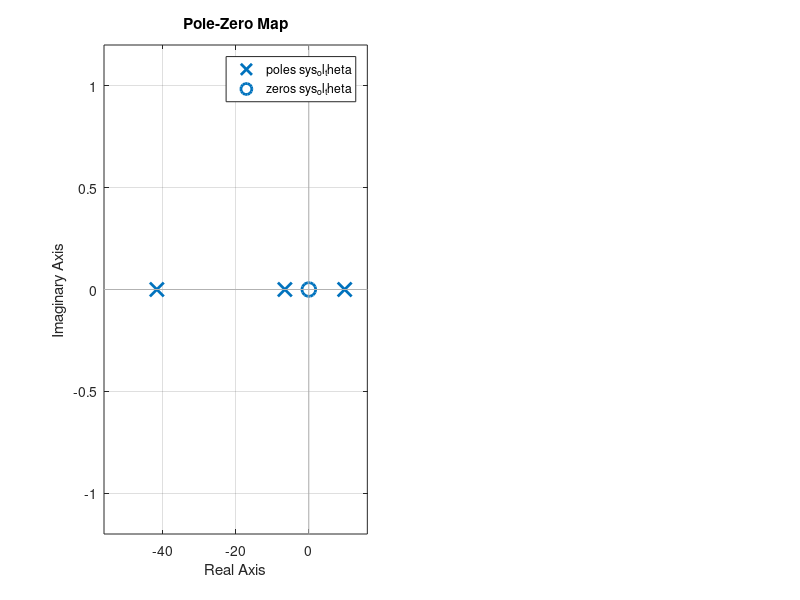

Recreate this plot in MATLAB. (Note: this script raises an error after producing the figure.)
%% ========================================================================
%  THIẾT KẾ LQR 4 TRẠNG THÁI - ĐẦU VÀO ĐIỆN ÁP Va (1 PHẦN TỬ)
%  Đánh giá: Tính ổn định, Cực - Không (Pole-Zero), Biểu đồ Bode & Đáp ứng
%  Động cơ: JGA25-370-21.3K (12V - 280 RPM)
% =========================================================================
clear; clc; close all;

%% 1. KHAI BÁO THÔNG SỐ VẬT LÝ CỦA XE & ĐỘNG CƠ (Đơn vị SI: kg, m, s)
M = 0.670;          % Khối lượng phần thân xe (kg) - Gồm: Khung xe + Hai động cơ (Ko tính 2 bánh) (Nếu thêm 1 tầng nữa thì 710g)
m = 0.05;           % Khối lượng 1 bánh xe (kg)
r = 0.0325;         % Bán kính bánh xe (m) (đường kính 65mm -> r = 0.0325m)
L = 0.145;          % Tổng chiều cao thân xe (m)     (2 tầng + 3 khung = 14.5cm, 3 tầng + 4 khung = 18.68cm)  
a = 0.10;           % Bề dày thân xe theo phương tiến/lùi (m)
l = L / 2;          % Khoảng cách từ trục bánh xe O đến trọng tâm P (m)
g = 9.80665;        % Gia tốc trọng trường (m/s^2)

% Thông số động cơ JGA25-370-21.3K (Quy đổi tại trục bánh xe)
Mc = 0.0392266;     % Mô-men tải định mức
La = 0.0005;        % Cuộn cảm của động cơ
Ra = 7.73798;       % Điện trở của động cơ
Jeq= 0.0005;        
Km_phi = 0.1089611; % Hằng số mô-men xoắn của động cơ
Ke_phi = 0.4092556; % Hằng số sức điện động
V_supply = 12.0;    % Điện áp nguồn cấp tối đa (V)

%% 2. TÍNH MÔ-MEN QUÁN TÍNH & HỆ SỐ ĐỘNG LỰC HỌC GỐC (Phương trình 19)
I   = 0.5 * m * r^2;                 % Mô-men quán tính 1 bánh xe (kg.m^2)
J_P = (1/12) * M * (L^2 + a^2);      % Mô-men quán tính thân xe quanh trọng tâm P (kg.m^2)

% Mẫu số chung tương đương Q_eq
Q_eq = J_P * M + (J_P + M * l^2) * (2 * m + (2 * I) / (r^2));

% Các phần tử cơ học gốc khi đầu vào là tổng mô-men (T_L + T_R)
A23 = -(M^2 * l^2 * g) / Q_eq;
A43 =  (M * l * g * (M + 2 * m + (2 * I) / (r^2))) / Q_eq;

B21_torque =  (J_P + M * l^2 + M * l * r) / (Q_eq * r);
B41_torque = -((M * l) / r + M + 2 * m + (2 * I) / (r^2)) / Q_eq;

%% 3. XÂY DỰNG MA TRẬN A (4x4) VÀ B (4x1) VỚI ĐẦU VÀO LÀ ĐIỆN ÁP Va (Volt)
% Phương trình động cơ cho 2 bánh cùng nhận điện áp Va:
% T_L + T_R = (2*Km_phi/Ra)*Va - (2*Km_phi*Ke_phi/(Ra*r))*x_dot
k_u = (2 * Km_phi) / Ra;                % Hệ số chuyển đổi Điện áp Va -> Tổng mô-men
k_v = (2 * Km_phi * Ke_phi) / (Ra * r); % Hệ số cản nhớt điện từ theo x_dot

A22 = -B21_torque * k_v;
A42 = -B41_torque * k_v;

B21 =  B21_torque * k_u;
B41 =  B41_torque * k_u;

% Vector trạng thái (4x1): x = [x; x_dot; theta_P; theta_P_dot]
% Vector đầu vào (1x1):    u = Va (Volt)
A = [0,   1,   0, 0;
     0, A22, A23, 0;
     0,   0,   0, 1;
     0, A42, A43, 0];

B = [  0;
     B21;
       0;
     B41];

% Ma trận đầu ra C (Chọn 2 đầu ra chính để phân tích Cực-Không & Bode: Vị trí x và Góc nghiêng theta_P)
C_full  = eye(4);
D_full  = zeros(4, 1);
C_theta = [0, 0, 1, 0]; % Đầu ra là góc nghiêng theta_P (rad)
C_pos   = [1, 0, 0, 0]; % Đầu ra là vị trí x (m)

fprintf('================ 1. MA TRAN KHONG GIAN TRANG THAI ================\n');
disp('Ma tran A (4x4):'); disp(A);
disp('Ma tran B (4x1):'); disp(B);

%% 4. ĐÁNH GIÁ TÍNH ỔN ĐỊNH HỆ HỞ, ĐIỀU KHIỂN ĐƯỢC & QUAN SÁT ĐƯỢC
fprintf('================ 2. DANH GIA HE THONG HO (OPEN-LOOP) ================\n');
poles_ol = eig(A);
fprintf('Toa do cac Diem cuc he ho (Open-Loop Poles = eig(A)):\n');
disp(poles_ol);

if any(real(poles_ol) > 0)
    fprintf('=> [ĐÁNH GIÁ HỆ HỞ]: KHÔNG ỔN ĐỊNH (Unstable) do có cực dương s = +%.4f\n', max(real(poles_ol)));
else
    fprintf('=> [ĐÁNH GIÁ HỆ HỞ]: Ổn định.\n');
end

% Kiểm tra tính điều khiển được (Controllability) & quan sát được (Observability)
rank_Tc = rank(ctrb(A, B));
rank_To = rank(obsv(A, [C_pos; C_theta]));
fprintf('=> Hang ma tran Dieu khien duoc: %d / 4\n', rank_Tc);
fprintf('=> Hang ma tran Quan sat duoc (tu x va theta_P): %d / 4\n\n', rank_To);

%% 5. THIẾT KẾ BỘ ĐIỀU KHIỂN LQR & ĐÁNH GIÁ ỔN ĐỊNH HỆ KÍN
% Trọng số phạt trạng thái Q (4x4) và phạt điện áp R (1x1)
q1_x         = 50.0;    % Phạt sai số vị trí x (m)
q2_x_dot     = 1.0;     % Phạt vận tốc dài x_dot (m/s)
q3_theta     = 500.0;   % Phạt góc nghiêng theta_P (rad)
q4_theta_dot = 1.0;     % Phạt vận tốc góc nghiêng theta_P_dot (rad/s)

Q = diag([q1_x, q2_x_dot, q3_theta, q4_theta_dot]);
R = 1.0;                % Trọng số phạt điện áp phần ứng Va (Volt)

[K, P_riccati, poles_cl] = lqr(A, B, Q, R);

fprintf('================ 3. KET QUA LQR & ON DINH HE KIN ================\n');
fprintf('Vector he so phan hoi K (1x4):\n');
disp(K);

% Kiểm tra điều kiện ổn định hệ kín: A_cl = A - B*K
A_cl = A - B * K;
poles_cl_check = eig(A_cl);
fprintf('Toa do cac Diem cuc he kin (Closed-Loop Poles = eig(A - B*K)):\n');
disp(poles_cl_check);

if all(real(poles_cl_check) < -1e-6)
    fprintf('=> [ĐÁNH GIÁ HỆ KÍN]: HỆ THỐNG ỔN ĐỊNH TIỆM CẬN (Asymptotically Stable)!\n');
    fprintf('   (Tất cả 4 cực hệ kín đều nằm bên trái trục ảo, Re(s) < 0).\n\n');
else
    warning('=> [CẢNH BÁO]: Hệ kín KHÔNG ổn định!\n\n');
end

fprintf('--- COPY DONG CODE C DUOI DAY VAO STM32 ---\n');
fprintf('float K1 = %.4ff, K2 = %.4ff, K3 = %.4ff, K4 = %.4ff;\n\n', K(1), K(2), K(3), K(4));

%% 6. PHÂN TÍCH TỌA ĐỘ CỰC - KHÔNG (POLE-ZERO) & DỰ TRỮ ỔN ĐỊNH BODE
fprintf('================ 4. TOA DO CUC - KHONG & DU TRU BODE ================\n');

% A. Hàm truyền từ Điện áp Va -> Góc nghiêng theta_P (Hệ hở & Hệ kín)
sys_ol_theta = tf(ss(A, B, C_theta, 0));
sys_cl_theta = tf(ss(A_cl, B, C_theta, 0));

[zeros_ol_theta, poles_ol_theta, k_gain_theta] = zpkdata(sys_ol_theta, 'v');
[zeros_cl_theta, poles_cl_theta, ~]            = zpkdata(sys_cl_theta, 'v');

fprintf('1. Ham truyen He ho G_theta(s) = Theta_P(s) / Va(s):\n');
zpk(sys_ol_theta)
fprintf('   - Toa do Zero (Diem khong) cua G_theta(s):\n'); disp(zeros_ol_theta);
fprintf('   - Toa do Pole (Diem cuc) cua G_theta(s):\n');   disp(poles_ol_theta);

% B. Hàm truyền Vòng hở LQR: L(s) = K * (sI - A)^(-1) * B (Cắt vòng tại đầu vào u = Va)
% Dùng để đánh giá Dự trữ biên (Gain Margin) và Dự trữ pha (Phase Margin) của bộ LQR
sys_loop_LQR = ss(A, B, K, 0);
[GM, PM, Wcg, Wcp] = margin(sys_loop_LQR);
fprintf('2. Danh gia Du tru On dinh tren Bieu do Bode (Loop Transfer Function L(s)):\n');
fprintf('   - Du tru bien (Gain Margin - GM) : %.2f dB (tai tan so %.2f rad/s)\n', 20*log10(GM), Wcg);
fprintf('   - Du tru pha (Phase Margin - PM) : %.2f deg (tai tan so cat %.2f rad/s)\n\n', PM, Wcp);

%% 7. VẼ CÁC ĐỒ THỊ PHÂN TÍCH (3 CỬA SỔ ĐỒ HỌA)

% --- HÌNH 1: BẢN ĐỒ TỌA ĐỘ CỰC - KHÔNG (POLE-ZERO MAP) ---
figure('Name', '1. Toa do Cuc - Khong (Pole-Zero Map)', 'Color', 'w', 'Position', [80, 100, 1000, 480]);

subplot(1, 2, 1);
pzmap(sys_ol_theta); hold on;
xline(0, 'r--', 'LineWidth', 1.2);
grid on;
title('Pole-Zero Map He Ho: G_{\theta}(s) = \Theta_P(s)/V_a(s)');

subplot(1, 2, 2);
pzmap(sys_cl_theta); hold on;
xline(0, 'k--', 'LineWidth', 1.2);
grid on;
title('Pole-Zero Map He Kin LQR (Tat ca cuc Re(s) < 0)');

% --- HÌNH 2: BIỂU ĐỒ BODE (BODE DIAGRAM & STABILITY MARGINS) ---
figure('Name', '2. Bieu do Bode (Bode Plot & Stability Margins)', 'Color', 'w', 'Position', [120, 80, 1050, 550]);

subplot(1, 2, 1);
margin(sys_loop_LQR); % Vẽ Bode kèm hiển thị trực tiếp Gain Margin & Phase Margin
grid on;

subplot(1, 2, 2);
bode(sys_ol_theta, 'r--', sys_cl_theta, 'b', {1e-1, 1e3});
grid on;
title('So sanh Bode: He ho vs He kin (\Theta_P / V_a)');
legend('He ho G_{\theta}(s)', 'He kin LQR T_{\theta}(s)', 'Location', 'southwest');
